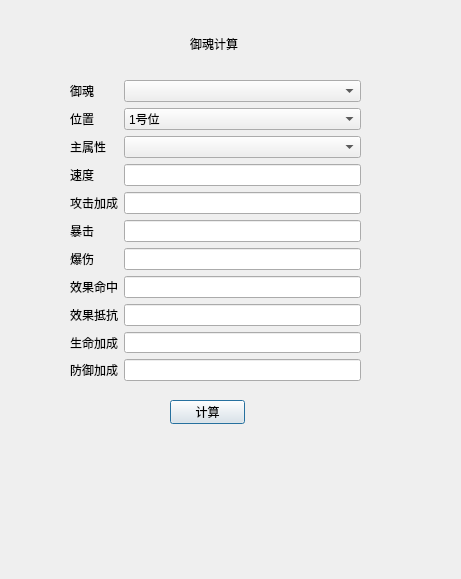
<?xml version="1.0" encoding="UTF-8"?>
<ui version="4.0">
 <class>Dialog</class>
 <widget class="QDialog" name="Dialog">
  <property name="geometry">
   <rect>
    <x>0</x>
    <y>0</y>
    <width>461</width>
    <height>579</height>
   </rect>
  </property>
  <property name="windowTitle">
   <string>Dialog</string>
  </property>
  <widget class="QWidget" name="formLayoutWidget">
   <property name="geometry">
    <rect>
     <x>70</x>
     <y>80</y>
     <width>291</width>
     <height>301</height>
    </rect>
   </property>
   <layout class="QFormLayout" name="formLayout">
    <item row="0" column="0">
     <widget class="QLabel" name="name_text">
      <property name="text">
       <string>御魂</string>
      </property>
     </widget>
    </item>
    <item row="0" column="1">
     <widget class="QComboBox" name="name_choice"/>
    </item>
    <item row="1" column="0">
     <widget class="QLabel" name="Stand">
      <property name="text">
       <string>位置</string>
      </property>
     </widget>
    </item>
    <item row="1" column="1">
     <widget class="QComboBox" name="Stand_line">
      <item>
       <property name="text">
        <string>1号位</string>
       </property>
      </item>
      <item>
       <property name="text">
        <string>2号位</string>
       </property>
      </item>
      <item>
       <property name="text">
        <string>3号位</string>
       </property>
      </item>
      <item>
       <property name="text">
        <string>4号位</string>
       </property>
      </item>
      <item>
       <property name="text">
        <string>5号位</string>
       </property>
      </item>
      <item>
       <property name="text">
        <string>6号位</string>
       </property>
      </item>
     </widget>
    </item>
    <item row="2" column="0">
     <widget class="QLabel" name="Primary_attribute">
      <property name="text">
       <string>主属性</string>
      </property>
     </widget>
    </item>
    <item row="2" column="1">
     <widget class="QComboBox" name="Primary_attribute_box"/>
    </item>
    <item row="3" column="0">
     <widget class="QLabel" name="speed">
      <property name="text">
       <string>速度</string>
      </property>
     </widget>
    </item>
    <item row="3" column="1">
     <widget class="QLineEdit" name="Speed_line"/>
    </item>
    <item row="4" column="0">
     <widget class="QLabel" name="AttackPr">
      <property name="text">
       <string>攻击加成</string>
      </property>
     </widget>
    </item>
    <item row="4" column="1">
     <widget class="QLineEdit" name="Attack_line"/>
    </item>
    <item row="5" column="0">
     <widget class="QLabel" name="BaoJi">
      <property name="text">
       <string>暴击</string>
      </property>
     </widget>
    </item>
    <item row="5" column="1">
     <widget class="QLineEdit" name="BaoJi_line"/>
    </item>
    <item row="6" column="0">
     <widget class="QLabel" name="BaoShang">
      <property name="text">
       <string>爆伤</string>
      </property>
     </widget>
    </item>
    <item row="6" column="1">
     <widget class="QLineEdit" name="BaoShang_line"/>
    </item>
    <item row="7" column="0">
     <widget class="QLabel" name="Effect_hits">
      <property name="text">
       <string>效果命中</string>
      </property>
     </widget>
    </item>
    <item row="7" column="1">
     <widget class="QLineEdit" name="Effect_hits_line"/>
    </item>
    <item row="8" column="0">
     <widget class="QLabel" name="Effect_Resistant">
      <property name="text">
       <string>效果抵抗</string>
      </property>
     </widget>
    </item>
    <item row="8" column="1">
     <widget class="QLineEdit" name="Effect_Resistant_line"/>
    </item>
    <item row="9" column="0">
     <widget class="QLabel" name="ShengMingPr">
      <property name="text">
       <string>生命加成</string>
      </property>
     </widget>
    </item>
    <item row="9" column="1">
     <widget class="QLineEdit" name="ShengMing_line"/>
    </item>
    <item row="10" column="0">
     <widget class="QLabel" name="FangYuPr">
      <property name="text">
       <string>防御加成</string>
      </property>
     </widget>
    </item>
    <item row="10" column="1">
     <widget class="QLineEdit" name="FangYu_line"/>
    </item>
   </layout>
  </widget>
  <widget class="QLabel" name="title">
   <property name="geometry">
    <rect>
     <x>190</x>
     <y>30</y>
     <width>48</width>
     <height>28</height>
    </rect>
   </property>
   <property name="text">
    <string>御魂计算</string>
   </property>
  </widget>
  <widget class="QPushButton" name="Count_Button">
   <property name="geometry">
    <rect>
     <x>170</x>
     <y>400</y>
     <width>75</width>
     <height>24</height>
    </rect>
   </property>
   <property name="text">
    <string>计算</string>
   </property>
  </widget>
 </widget>
 <resources/>
 <connections>
  <connection>
   <sender>Count_Button</sender>
   <signal>clicked()</signal>
   <receiver>Dialog</receiver>
   <slot>accept()</slot>
   <hints>
    <hint type="sourcelabel">
     <x>207</x>
     <y>411</y>
    </hint>
    <hint type="destinationlabel">
     <x>230</x>
     <y>289</y>
    </hint>
   </hints>
  </connection>
  <connection>
   <sender>name_choice</sender>
   <signal>currentTextChanged(QString)</signal>
   <receiver>Primary_attribute_box</receiver>
   <slot>update()</slot>
   <hints>
    <hint type="sourcelabel">
     <x>242</x>
     <y>91</y>
    </hint>
    <hint type="destinationlabel">
     <x>242</x>
     <y>145</y>
    </hint>
   </hints>
  </connection>
 </connections>
</ui>
